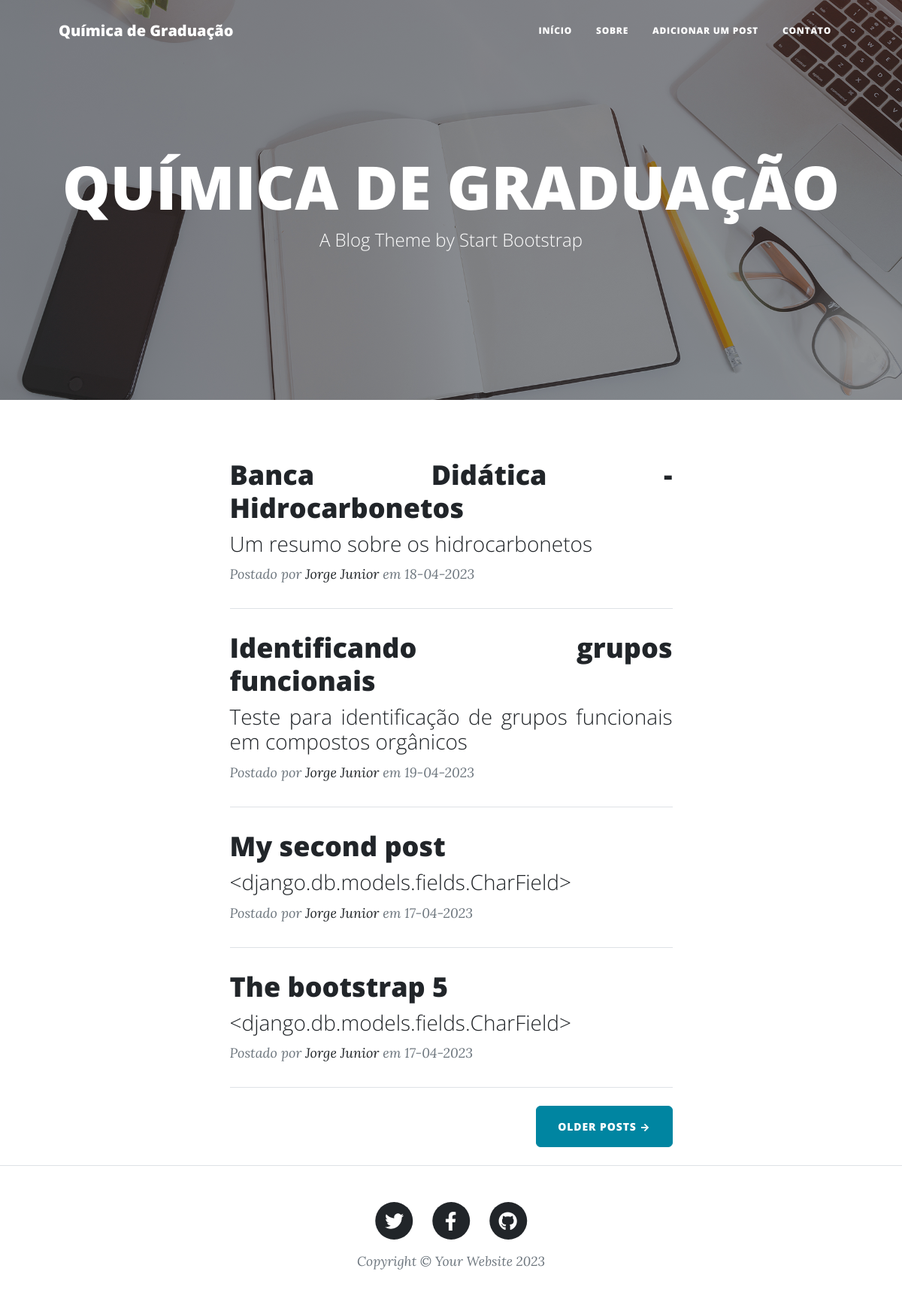
The page / on the database its author committed.
### blog/models.py (models this page shows, shortened)
class Post(models.Model):
    title = models.CharField(max_length=255)
    subtitle = models.CharField(max_length=255, default='title')
    author = models.ForeignKey(User, on_delete=models.CASCADE)
    body = RichTextField(blank=True, null=True)
    date_created = models.DateField(auto_now_add=True)

### blog/views.py (the view)
# urls.py: path('', IndexView.as_view(), name='index'),
class IndexView(ListView):
    model = Post
    template_name = 'blog/index.html'
    ordering = ['title']

### blog/templates/blog/index.html
{% extends 'blog/base.html' %}
{% block content %}
<header class="masthead" style="background-image: url('static/blog/img/assets/img/home-bg.jpg')">
    <div class="container position-relative px-4 px-lg-5">
        <div class="row gx-4 gx-lg-5 justify-content-center">
            <div class="col-md-10 col-lg-8 col-xl-12">
                <div class="site-heading">
                    <h1>QUÍMICA DE GRADUAÇÃO</h1>
                    <span class="subheading">A Blog Theme by Start Bootstrap</span>
                </div>
            </div>
        </div>
    </div>
</header>
<div class="container px-4 px-lg-5">
    <div class="row gx-4 gx-lg-5 justify-content-center">
        <div class="col-md-10 col-lg-8 col-xl-7">
            {% for post in object_list %}
            <div class="post-preview">
                <a href="{% url 'article_detail' post.pk %}">
                    <h2 class="post-title"> {{ post.title }} </h2>
                    <h3 class="post-subtitle"> {{ post.subtitle }} </h3>
                </a>
                <p class="post-meta">
                    Postado por
                    <a href="#!"> {{ post.author.first_name }} {{ post.author.last_name }} </a>
                    em {{ post.date_created | date:"d-m-Y" }}
                </p>
            </div>
            <hr class="my-4" />
            {% endfor %}
            <div class="d-flex justify-content-end mb-4"><a class="btn btn-primary text-uppercase" href="#!">Older Posts →</a></div>
        </div>
    </div>
</div>
{% endblock %}

### blog/templates/blog/base.html (shortened to what this page needs)
{% load static %}
<!DOCTYPE html>
<html lang="pt-BR">
    <head>
        <link href="https://cdn.jsdelivr.net/npm/bootstrap@5.3.0-alpha3/dist/css/bootstrap.min.css" rel="stylesheet">
        <link href="{% static 'blog/css/styles.css' %}" rel="stylesheet" />
    </head>
    <body>
        <nav class="navbar navbar-expand-lg navbar-light" id="mainNav">
            <div class="container px-4 px-lg-5">
                <a class="navbar-brand" href="{% url 'index' %}">Química de Graduação</a>
                <div class="collapse navbar-collapse" id="navbarResponsive">
                    <ul class="navbar-nav ms-auto py-4 py-lg-0">
                        <li class="nav-item"><a class="nav-link px-lg-3 py-3 py-lg-4" href="{% url 'index' %}">Início</a></li>
                        <li class="nav-item"><a class="nav-link px-lg-3 py-3 py-lg-4" href="about.html">Sobre</a></li>
                        <li class="nav-item"><a class="nav-link px-lg-3 py-3 py-lg-4" href="{% url 'add_post' %}">Adicionar um post</a></li>
                        <li class="nav-item"><a class="nav-link px-lg-3 py-3 py-lg-4" href="contact.html">Contato</a></li>
                    </ul>
                </div>
            </div>
        </nav>
        {% block content %}{% endblock %}
        <footer class="border-top">
            <div class="container px-4 px-lg-5">
                <div class="row gx-4 gx-lg-5 justify-content-center">
                    <div class="col-md-10 col-lg-8 col-xl-7">
                        <ul class="list-inline text-center">
                            <li class="list-inline-item">
                                <a href="#!">
                                    <span class="fa-stack fa-lg">
                                        <i class="fas fa-circle fa-stack-2x"></i>
                                        <i class="fab fa-twitter fa-stack-1x fa-inverse"></i>
                                    </span>
                                </a>
                            </li>
                            <li class="list-inline-item">
                                <a href="#!">
                                    <span class="fa-stack fa-lg">
                                        <i class="fas fa-circle fa-stack-2x"></i>
                                        <i class="fab fa-facebook-f fa-stack-1x fa-inverse"></i>
                                    </span>
                                </a>
                            </li>
                            <li class="list-inline-item">
                                <a href="#!">
                                    <span class="fa-stack fa-lg">
                                        <i class="fas fa-circle fa-stack-2x"></i>
                                        <i class="fab fa-github fa-stack-1x fa-inverse"></i>
                                    </span>
                                </a>
                            </li>
                        </ul>
                        <div class="small text-center text-muted fst-italic">Copyright &copy; Your Website 2023</div>
                    </div>
                </div>
            </div>
        </footer>
    </body>

### rows shown on the page
Post: title "Banca Didática - Hidrocarbonetos", subtitle "Um resumo sobre os hidrocarbonetos", author.first_name "Jorge", author.last_name "Junior", date_created "18-04-2023"
Post: title "Identificando grupos funcionais", subtitle "Teste para identificação de grupos funcionais em compostos orgânicos", author.first_name "Jorge", author.last_name "Junior", date_created "19-04-2023"
Post: title "My second post", subtitle "<django.db.models.fields.CharField>", author.first_name "Jorge", author.last_name "Junior", date_created "17-04-2023"
Post: title "The bootstrap 5", subtitle "<django.db.models.fields.CharField>", author.first_name "Jorge", author.last_name "Junior", date_created "17-04-2023"
